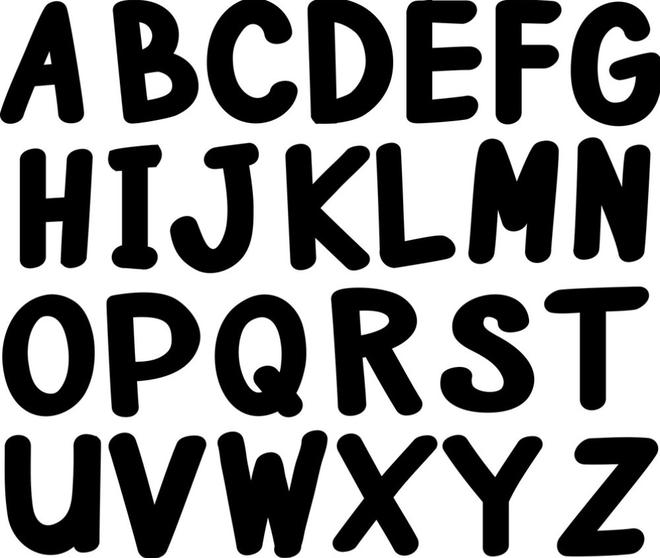
#> input picture abc.jpg, 660 x 558 px
$ python dila.py
#> lines starting #> are read from the running program, lines starting #| are printed output that depends on the picture; after the words box and inside, x2 and y2 are one past the last pixel; in counts of white or black regions, pixels touching at a corner belong together
# -*- coding: utf-8 -*-
"""
Created on Sun Oct 15 21:46:25 2023

@author: Admin
"""


import cv2
import numpy as np
import matplotlib.pyplot as plt


#img=cv2.imread("bitwc.png",0)

img=cv2.imread("abc.jpg",0)
#> img is the input picture: shape (558, 660); min 0, max 255, mean 141.7


# binarize the image
binr = cv2.threshold(img, 0, 255, cv2.THRESH_BINARY+cv2.THRESH_OTSU)[1]
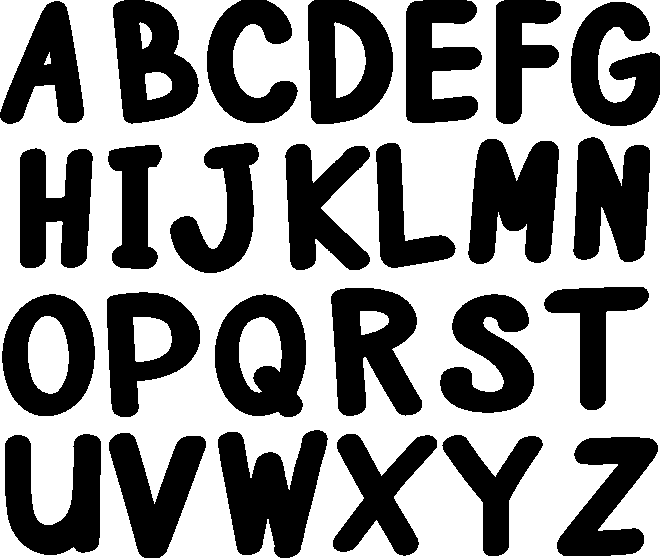
#> binr: shape (558, 660); 55.6% white; 26 black regions, largest, box (x1, y1, x2, y2) and area: (218, 430, 328, 558) 8682, (468, 139, 559, 264) 8175, (331, 288, 422, 416) 7789

# define the kernel
kernel = np.ones((7, 7), np.uint8)
print(kernel)

# invert the image
invert = cv2.bitwise_not(binr)


dilation=cv2.dilate(invert, kernel)
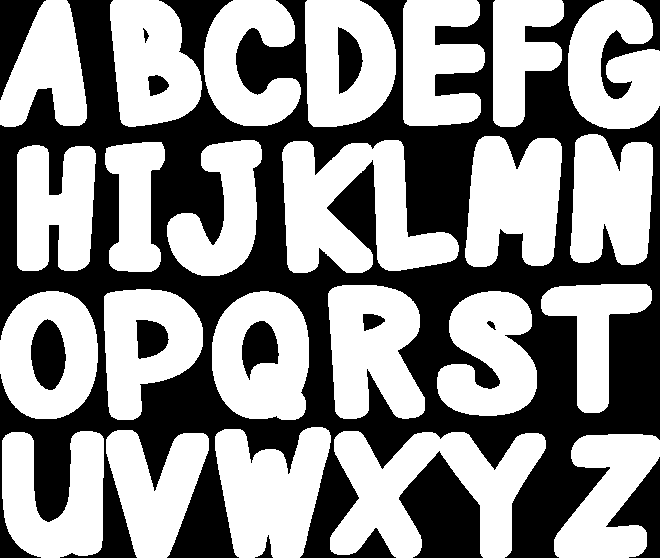
#> dilation: shape (558, 660); 56.9% white; 14 black regions, largest, box (x1, y1, x2, y2) and area: (0, 0, 660, 558) 140734, (399, 451, 483, 558) 5718, (606, 457, 660, 558) 2311
gradient = cv2.morphologyEx(img, cv2.MORPH_GRADIENT, kernel)
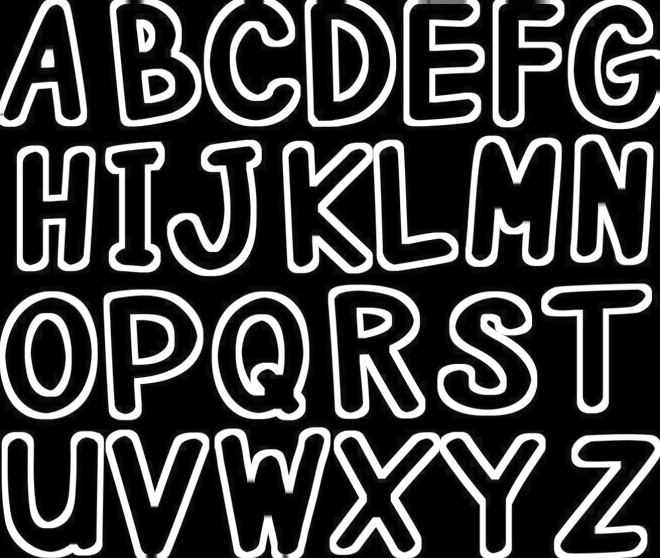
#> gradient: shape (558, 660); min 0, max 255, mean 65.5
cv2.imshow("orignal",img)
cv2.imshow("dilation", dilation)
cv2.imshow("invert", invert)
cv2.imshow("gradient", gradient)


cv2.waitKey(0)
cv2.destroyAllWindows()

$ run again, with bitwc.png saved as abc.jpg
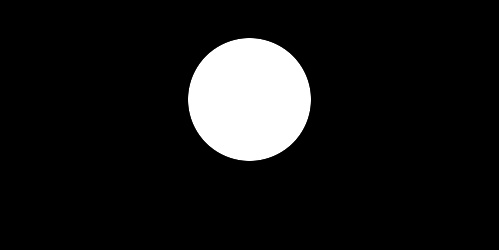
#> input picture bitwc.png, 499 x 250 px
#> img is the input picture: shape (250, 499); min 0, max 255, mean 24.2
#> binr: shape (250, 499); 9.5% white; 1 white region, box (x1, y1, x2, y2) and area: (188, 38, 311, 161) 11799
#> `invert = cv2.bitwise_not(binr)`:
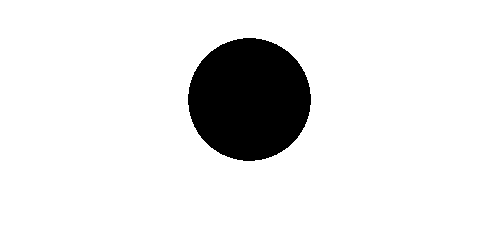
#> invert: shape (250, 499); 90.5% white; 1 black region, box (x1, y1, x2, y2) and area: (188, 38, 311, 161) 11799
#> dilation: shape (250, 499); 91.7% white; 1 black region, box (x1, y1, x2, y2) and area: (191, 41, 308, 158) 10359
#> `gradient = cv2.morphologyEx(img, cv2.MORPH_GRADIENT, kernel)`:
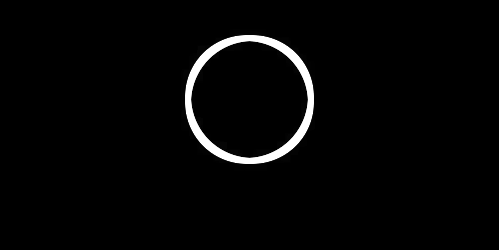
#> gradient: shape (250, 499); min 0, max 255, mean 6.1

$ run again, with 10.jpg copied over abc.jpg
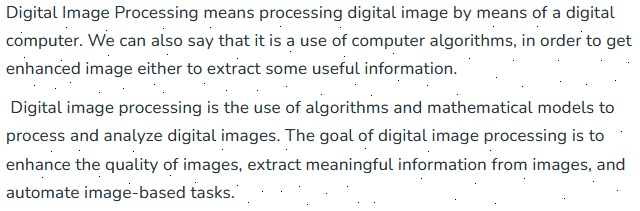
#> input picture 10.jpg, 640 x 211 px
#> `binr = cv2.threshold(img, 0, 255, cv2.THRESH_BINARY+cv2.THRESH_OTSU)[1]`:
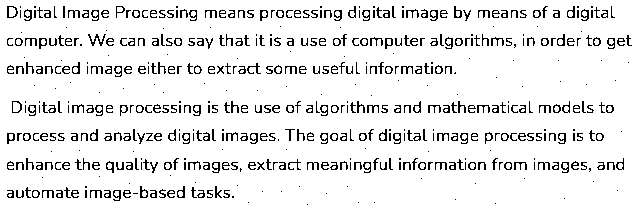
#> binr: shape (211, 640); 91% white; black in thin lines or dots
#> invert: shape (211, 640); 9% white in thin lines or dots
#> dilation: shape (211, 640); 44.8% white; 82 white regions, largest, box (x1, y1, x2, y2) and area: (4, 148, 530, 180) 8090, (202, 3, 519, 57) 7121, (84, 53, 459, 84) 5661
#> `gradient = cv2.morphologyEx(img, cv2.MORPH_GRADIENT, kernel)`:
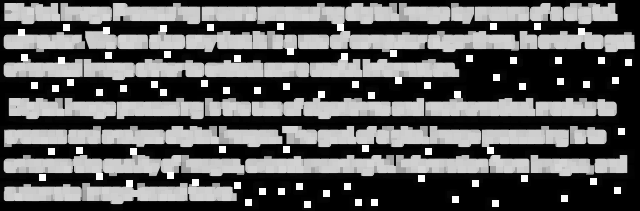
#> gradient: shape (211, 640); min 0, max 255, mean 93.6
